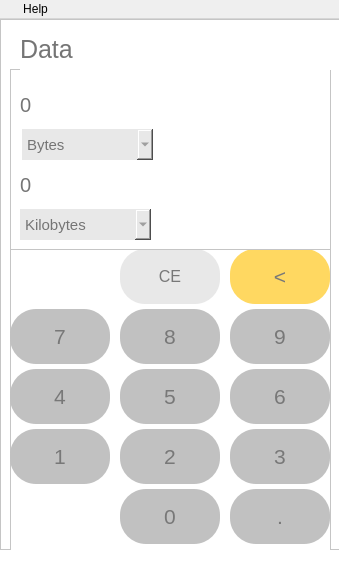
<?xml version="1.0" encoding="UTF-8"?>
<ui version="4.0">
 <class>MainWindow</class>
 <widget class="QMainWindow" name="MainWindow">
  <property name="geometry">
   <rect>
    <x>0</x>
    <y>0</y>
    <width>339</width>
    <height>565</height>
   </rect>
  </property>
  <property name="minimumSize">
   <size>
    <width>339</width>
    <height>565</height>
   </size>
  </property>
  <property name="maximumSize">
   <size>
    <width>339</width>
    <height>565</height>
   </size>
  </property>
  <property name="sizeIncrement">
   <size>
    <width>0</width>
    <height>1</height>
   </size>
  </property>
  <property name="windowTitle">
   <string>Calculator</string>
  </property>
  <property name="windowIcon">
   <iconset>
    <normaloff>../images/logo.png</normaloff>../images/logo.png</iconset>
  </property>
  <property name="toolTipDuration">
   <number>-1</number>
  </property>
  <property name="layoutDirection">
   <enum>Qt::LeftToRight</enum>
  </property>
  <property name="autoFillBackground">
   <bool>false</bool>
  </property>
  <property name="styleSheet">
   <string notr="true"/>
  </property>
  <widget class="QWidget" name="centralwidget">
   <property name="styleSheet">
    <string notr="true">background-color: rgb(255, 255, 255);</string>
   </property>
   <widget class="QFrame" name="frame">
    <property name="geometry">
     <rect>
      <x>0</x>
      <y>0</y>
      <width>341</width>
      <height>531</height>
     </rect>
    </property>
    <property name="styleSheet">
     <string notr="true"/>
    </property>
    <property name="frameShape">
     <enum>QFrame::StyledPanel</enum>
    </property>
    <property name="frameShadow">
     <enum>QFrame::Raised</enum>
    </property>
    <widget class="QFrame" name="frame_buttons">
     <property name="geometry">
      <rect>
       <x>10</x>
       <y>230</y>
       <width>321</width>
       <height>311</height>
      </rect>
     </property>
     <property name="styleSheet">
      <string notr="true"/>
     </property>
     <property name="frameShape">
      <enum>QFrame::StyledPanel</enum>
     </property>
     <property name="frameShadow">
      <enum>QFrame::Raised</enum>
     </property>
     <widget class="QPushButton" name="da_point">
      <property name="geometry">
       <rect>
        <x>220</x>
        <y>240</y>
        <width>100</width>
        <height>55</height>
       </rect>
      </property>
      <property name="font">
       <font>
        <pointsize>16</pointsize>
       </font>
      </property>
      <property name="styleSheet">
       <string notr="true">color: rgb(120, 120, 120);
background-color: rgb(193, 193, 193);
border-radius: 26px;</string>
      </property>
      <property name="text">
       <string>.</string>
      </property>
     </widget>
     <widget class="QPushButton" name="da_three">
      <property name="geometry">
       <rect>
        <x>220</x>
        <y>180</y>
        <width>100</width>
        <height>55</height>
       </rect>
      </property>
      <property name="font">
       <font>
        <pointsize>16</pointsize>
       </font>
      </property>
      <property name="styleSheet">
       <string notr="true">color: rgb(120, 120, 120);
background-color: rgb(193, 193, 193);
border-radius: 26px;</string>
      </property>
      <property name="text">
       <string>3</string>
      </property>
     </widget>
     <widget class="QPushButton" name="da_zero">
      <property name="geometry">
       <rect>
        <x>110</x>
        <y>240</y>
        <width>100</width>
        <height>55</height>
       </rect>
      </property>
      <property name="font">
       <font>
        <pointsize>16</pointsize>
       </font>
      </property>
      <property name="styleSheet">
       <string notr="true">color: rgb(120, 120, 120);
background-color: rgb(193, 193, 193);
border-radius: 26px;</string>
      </property>
      <property name="text">
       <string>0</string>
      </property>
     </widget>
     <widget class="QPushButton" name="da_two">
      <property name="geometry">
       <rect>
        <x>110</x>
        <y>180</y>
        <width>100</width>
        <height>55</height>
       </rect>
      </property>
      <property name="font">
       <font>
        <pointsize>16</pointsize>
       </font>
      </property>
      <property name="styleSheet">
       <string notr="true">color: rgb(120, 120, 120);
background-color: rgb(193, 193, 193);
border-radius: 26px;</string>
      </property>
      <property name="text">
       <string>2</string>
      </property>
     </widget>
     <widget class="QPushButton" name="da_eight">
      <property name="geometry">
       <rect>
        <x>110</x>
        <y>60</y>
        <width>100</width>
        <height>55</height>
       </rect>
      </property>
      <property name="font">
       <font>
        <pointsize>16</pointsize>
       </font>
      </property>
      <property name="styleSheet">
       <string notr="true">color: rgb(120, 120, 120);
background-color: rgb(193, 193, 193);
border-radius: 26px;</string>
      </property>
      <property name="text">
       <string>8</string>
      </property>
     </widget>
     <widget class="QPushButton" name="da_five">
      <property name="geometry">
       <rect>
        <x>110</x>
        <y>120</y>
        <width>100</width>
        <height>55</height>
       </rect>
      </property>
      <property name="font">
       <font>
        <pointsize>16</pointsize>
       </font>
      </property>
      <property name="styleSheet">
       <string notr="true">color: rgb(120, 120, 120);
background-color: rgb(193, 193, 193);
border-radius: 26px;</string>
      </property>
      <property name="text">
       <string>5</string>
      </property>
     </widget>
     <widget class="QPushButton" name="da_seven">
      <property name="geometry">
       <rect>
        <x>0</x>
        <y>60</y>
        <width>100</width>
        <height>55</height>
       </rect>
      </property>
      <property name="font">
       <font>
        <pointsize>16</pointsize>
       </font>
      </property>
      <property name="styleSheet">
       <string notr="true">color: rgb(120, 120, 120);
background-color: rgb(193, 193, 193);
border-radius: 26px;</string>
      </property>
      <property name="text">
       <string>7</string>
      </property>
     </widget>
     <widget class="QPushButton" name="da_six">
      <property name="geometry">
       <rect>
        <x>220</x>
        <y>120</y>
        <width>100</width>
        <height>55</height>
       </rect>
      </property>
      <property name="font">
       <font>
        <pointsize>16</pointsize>
       </font>
      </property>
      <property name="styleSheet">
       <string notr="true">color: rgb(120, 120, 120);
background-color: rgb(193, 193, 193);
border-radius: 26px;</string>
      </property>
      <property name="text">
       <string>6</string>
      </property>
     </widget>
     <widget class="QPushButton" name="da_four">
      <property name="geometry">
       <rect>
        <x>0</x>
        <y>120</y>
        <width>100</width>
        <height>55</height>
       </rect>
      </property>
      <property name="font">
       <font>
        <pointsize>16</pointsize>
       </font>
      </property>
      <property name="styleSheet">
       <string notr="true">color: rgb(120, 120, 120);
background-color: rgb(193, 193, 193);
border-radius: 26px;</string>
      </property>
      <property name="text">
       <string>4</string>
      </property>
     </widget>
     <widget class="QPushButton" name="da_nine">
      <property name="geometry">
       <rect>
        <x>220</x>
        <y>60</y>
        <width>100</width>
        <height>55</height>
       </rect>
      </property>
      <property name="font">
       <font>
        <pointsize>16</pointsize>
       </font>
      </property>
      <property name="styleSheet">
       <string notr="true">color: rgb(120, 120, 120);
background-color: rgb(193, 193, 193);
border-radius: 26px;</string>
      </property>
      <property name="text">
       <string>9</string>
      </property>
     </widget>
     <widget class="QPushButton" name="da_one">
      <property name="geometry">
       <rect>
        <x>0</x>
        <y>180</y>
        <width>100</width>
        <height>55</height>
       </rect>
      </property>
      <property name="font">
       <font>
        <pointsize>16</pointsize>
       </font>
      </property>
      <property name="styleSheet">
       <string notr="true">color: rgb(120, 120, 120);
background-color: rgb(193, 193, 193);
border-radius: 26px;</string>
      </property>
      <property name="text">
       <string>1</string>
      </property>
     </widget>
     <widget class="QPushButton" name="da_ce">
      <property name="geometry">
       <rect>
        <x>110</x>
        <y>0</y>
        <width>100</width>
        <height>55</height>
       </rect>
      </property>
      <property name="font">
       <font>
        <pointsize>12</pointsize>
       </font>
      </property>
      <property name="toolTip">
       <string>Clear</string>
      </property>
      <property name="styleSheet">
       <string notr="true">color: rgb(120, 120, 120);
background-color: rgb(232, 232, 232);
border-radius: 25px;</string>
      </property>
      <property name="text">
       <string>CE</string>
      </property>
     </widget>
     <widget class="QPushButton" name="da_back">
      <property name="geometry">
       <rect>
        <x>220</x>
        <y>0</y>
        <width>100</width>
        <height>55</height>
       </rect>
      </property>
      <property name="font">
       <font>
        <pointsize>16</pointsize>
       </font>
      </property>
      <property name="toolTip">
       <string>Remove/Back</string>
      </property>
      <property name="styleSheet">
       <string notr="true">color: rgb(120, 120, 120);
border-radius: 25px;
background-color: rgb(255, 216, 97);
</string>
      </property>
      <property name="text">
       <string>&lt;</string>
      </property>
     </widget>
    </widget>
    <widget class="QFrame" name="frame_calculations_display">
     <property name="geometry">
      <rect>
       <x>10</x>
       <y>50</y>
       <width>321</width>
       <height>181</height>
      </rect>
     </property>
     <property name="styleSheet">
      <string notr="true"/>
     </property>
     <property name="frameShape">
      <enum>QFrame::StyledPanel</enum>
     </property>
     <property name="frameShadow">
      <enum>QFrame::Raised</enum>
     </property>
     <widget class="QLabel" name="da_label_1">
      <property name="geometry">
       <rect>
        <x>10</x>
        <y>20</y>
        <width>141</width>
        <height>31</height>
       </rect>
      </property>
      <property name="font">
       <font>
        <pointsize>15</pointsize>
       </font>
      </property>
      <property name="styleSheet">
       <string notr="true">color: rgb(117, 117, 117);</string>
      </property>
      <property name="text">
       <string>0</string>
      </property>
     </widget>
     <widget class="QLabel" name="da_label_2">
      <property name="geometry">
       <rect>
        <x>10</x>
        <y>100</y>
        <width>171</width>
        <height>31</height>
       </rect>
      </property>
      <property name="font">
       <font>
        <pointsize>15</pointsize>
       </font>
      </property>
      <property name="styleSheet">
       <string notr="true">color: rgb(117, 117, 117);</string>
      </property>
      <property name="text">
       <string>0</string>
      </property>
     </widget>
     <widget class="QComboBox" name="da_comboBox_1">
      <property name="geometry">
       <rect>
        <x>12</x>
        <y>60</y>
        <width>131</width>
        <height>31</height>
       </rect>
      </property>
      <property name="font">
       <font>
        <pointsize>11</pointsize>
       </font>
      </property>
      <property name="styleSheet">
       <string notr="true">color: rgb(117, 117, 117);
border-radius: 50px;
background-color: rgb(232, 232, 232);
</string>
      </property>
      <item>
       <property name="text">
        <string>Bytes</string>
       </property>
      </item>
      <item>
       <property name="text">
        <string>Kilobytes</string>
       </property>
      </item>
      <item>
       <property name="text">
        <string>Megabytes</string>
       </property>
      </item>
      <item>
       <property name="text">
        <string>Gigabytes</string>
       </property>
      </item>
      <item>
       <property name="text">
        <string>Terabytes</string>
       </property>
      </item>
      <item>
       <property name="text">
        <string>Petabytes</string>
       </property>
      </item>
      <item>
       <property name="text">
        <string>Exabytes</string>
       </property>
      </item>
      <item>
       <property name="text">
        <string>Zetabytes</string>
       </property>
      </item>
      <item>
       <property name="text">
        <string>Yottabyte</string>
       </property>
      </item>
     </widget>
     <widget class="QComboBox" name="da_comboBox_2">
      <property name="geometry">
       <rect>
        <x>10</x>
        <y>140</y>
        <width>131</width>
        <height>31</height>
       </rect>
      </property>
      <property name="font">
       <font>
        <pointsize>11</pointsize>
       </font>
      </property>
      <property name="styleSheet">
       <string notr="true">color: rgb(117, 117, 117);
border-radius: 50px;
background-color: rgb(232, 232, 232);
</string>
      </property>
      <property name="currentIndex">
       <number>1</number>
      </property>
      <item>
       <property name="text">
        <string>Bytes</string>
       </property>
      </item>
      <item>
       <property name="text">
        <string>Kilobytes</string>
       </property>
      </item>
      <item>
       <property name="text">
        <string>Megabytes</string>
       </property>
      </item>
      <item>
       <property name="text">
        <string>Gigabytes</string>
       </property>
      </item>
      <item>
       <property name="text">
        <string>Terabytes</string>
       </property>
      </item>
      <item>
       <property name="text">
        <string>Petabytes</string>
       </property>
      </item>
      <item>
       <property name="text">
        <string>Exabytes</string>
       </property>
      </item>
      <item>
       <property name="text">
        <string>Zetabytes</string>
       </property>
      </item>
      <item>
       <property name="text">
        <string>Yottabyte</string>
       </property>
      </item>
     </widget>
    </widget>
    <widget class="QLabel" name="label">
     <property name="geometry">
      <rect>
       <x>20</x>
       <y>10</y>
       <width>311</width>
       <height>41</height>
      </rect>
     </property>
     <property name="font">
      <font>
       <pointsize>19</pointsize>
      </font>
     </property>
     <property name="styleSheet">
      <string notr="true">color: rgb(117, 117, 117);</string>
     </property>
     <property name="text">
      <string>Data</string>
     </property>
    </widget>
   </widget>
  </widget>
  <widget class="QMenuBar" name="menuBar">
   <property name="geometry">
    <rect>
     <x>0</x>
     <y>0</y>
     <width>339</width>
     <height>26</height>
    </rect>
   </property>
   <widget class="QMenu" name="menuOption">
    <property name="styleSheet">
     <string notr="true"/>
    </property>
    <property name="title">
     <string/>
    </property>
    <property name="icon">
     <iconset>
      <normaloff>../images/text.png</normaloff>../images/text.png</iconset>
    </property>
    <widget class="QMenu" name="menuCalculator">
     <property name="title">
      <string>Calculator</string>
     </property>
     <property name="icon">
      <iconset>
       <normaloff>../images/calculator(3).png</normaloff>../images/calculator(3).png</iconset>
     </property>
     <addaction name="actionStandard"/>
     <addaction name="actionScientific"/>
     <addaction name="actionProgrammer"/>
     <addaction name="actionDate_Calculation"/>
    </widget>
    <widget class="QMenu" name="menuConverter">
     <property name="title">
      <string>Converter</string>
     </property>
     <property name="icon">
      <iconset>
       <normaloff>../images/recycle.png</normaloff>../images/recycle.png</iconset>
     </property>
     <addaction name="actionCurrency"/>
     <addaction name="actionVolume"/>
     <addaction name="actionLength"/>
     <addaction name="actionWeight_and_Mass"/>
     <addaction name="actionTemperature"/>
     <addaction name="actionEnergy"/>
     <addaction name="actionArea"/>
     <addaction name="actionSpeed"/>
     <addaction name="actionTime"/>
     <addaction name="actionPower"/>
     <addaction name="actionData"/>
     <addaction name="actionPressure"/>
     <addaction name="actionAngle"/>
    </widget>
    <addaction name="menuCalculator"/>
    <addaction name="menuConverter"/>
    <addaction name="separator"/>
    <addaction name="actionExit"/>
   </widget>
   <widget class="QMenu" name="menuHelp">
    <property name="title">
     <string>Help</string>
    </property>
   </widget>
   <addaction name="menuOption"/>
   <addaction name="menuHelp"/>
  </widget>
  <action name="actionDark">
   <property name="text">
    <string>Dark</string>
   </property>
  </action>
  <action name="actionLight">
   <property name="text">
    <string>Light</string>
   </property>
  </action>
  <action name="actionSetting">
   <property name="text">
    <string>Setting</string>
   </property>
  </action>
  <action name="actionExit">
   <property name="icon">
    <iconset>
     <normaloff>../images/logout.png</normaloff>../images/logout.png</iconset>
   </property>
   <property name="text">
    <string>Exit</string>
   </property>
  </action>
  <action name="actionStandard">
   <property name="icon">
    <iconset>
     <normaloff>../images/calculator.png</normaloff>../images/calculator.png</iconset>
   </property>
   <property name="text">
    <string>Standard</string>
   </property>
  </action>
  <action name="actionScientific">
   <property name="icon">
    <iconset>
     <normaloff>../images/microscope.png</normaloff>../images/microscope.png</iconset>
   </property>
   <property name="text">
    <string>Scientific</string>
   </property>
  </action>
  <action name="actionProgrammer">
   <property name="icon">
    <iconset>
     <normaloff>../images/code.png</normaloff>../images/code.png</iconset>
   </property>
   <property name="text">
    <string>Programmer</string>
   </property>
  </action>
  <action name="actionDate_Calculation">
   <property name="icon">
    <iconset>
     <normaloff>../images/calendar.png</normaloff>../images/calendar.png</iconset>
   </property>
   <property name="text">
    <string>Date Calculation</string>
   </property>
  </action>
  <action name="actionCurrency">
   <property name="icon">
    <iconset>
     <normaloff>../images/money.png</normaloff>../images/money.png</iconset>
   </property>
   <property name="text">
    <string>Currency</string>
   </property>
  </action>
  <action name="actionVolume">
   <property name="icon">
    <iconset>
     <normaloff>../images/shapes.png</normaloff>../images/shapes.png</iconset>
   </property>
   <property name="text">
    <string>Volume</string>
   </property>
  </action>
  <action name="actionLength">
   <property name="icon">
    <iconset>
     <normaloff>../images/ruler.png</normaloff>../images/ruler.png</iconset>
   </property>
   <property name="text">
    <string>Length</string>
   </property>
  </action>
  <action name="actionWeight_and_Mass">
   <property name="icon">
    <iconset>
     <normaloff>../images/weighing-scale.png</normaloff>../images/weighing-scale.png</iconset>
   </property>
   <property name="text">
    <string>Weight and Mass</string>
   </property>
  </action>
  <action name="actionTemperature">
   <property name="icon">
    <iconset>
     <normaloff>../images/temperature.png</normaloff>../images/temperature.png</iconset>
   </property>
   <property name="text">
    <string>Temperature</string>
   </property>
  </action>
  <action name="actionEnergy">
   <property name="icon">
    <iconset>
     <normaloff>../images/fire.png</normaloff>../images/fire.png</iconset>
   </property>
   <property name="text">
    <string>Energy</string>
   </property>
  </action>
  <action name="actionArea">
   <property name="icon">
    <iconset>
     <normaloff>../images/area.png</normaloff>../images/area.png</iconset>
   </property>
   <property name="text">
    <string>Area</string>
   </property>
  </action>
  <action name="actionSpeed">
   <property name="icon">
    <iconset>
     <normaloff>../images/fast.png</normaloff>../images/fast.png</iconset>
   </property>
   <property name="text">
    <string>Speed</string>
   </property>
  </action>
  <action name="actionTime">
   <property name="icon">
    <iconset>
     <normaloff>../images/clock.png</normaloff>../images/clock.png</iconset>
   </property>
   <property name="text">
    <string>Time</string>
   </property>
  </action>
  <action name="actionPower">
   <property name="icon">
    <iconset>
     <normaloff>../images/energy.png</normaloff>../images/energy.png</iconset>
   </property>
   <property name="text">
    <string>Power</string>
   </property>
  </action>
  <action name="actionData">
   <property name="icon">
    <iconset>
     <normaloff>../images/statistics.png</normaloff>../images/statistics.png</iconset>
   </property>
   <property name="text">
    <string>Data</string>
   </property>
  </action>
  <action name="actionPressure">
   <property name="icon">
    <iconset>
     <normaloff>../images/indicator.png</normaloff>../images/indicator.png</iconset>
   </property>
   <property name="text">
    <string>Pressure</string>
   </property>
  </action>
  <action name="actionAngle">
   <property name="icon">
    <iconset>
     <normaloff>../images/angle.png</normaloff>../images/angle.png</iconset>
   </property>
   <property name="text">
    <string>Angle</string>
   </property>
  </action>
  <action name="actionHelp">
   <property name="text">
    <string>Help</string>
   </property>
  </action>
  <action name="actionDark_">
   <property name="text">
    <string>Dark</string>
   </property>
  </action>
  <action name="actionLight_">
   <property name="text">
    <string>Light</string>
   </property>
  </action>
 </widget>
 <resources/>
 <connections/>
</ui>
